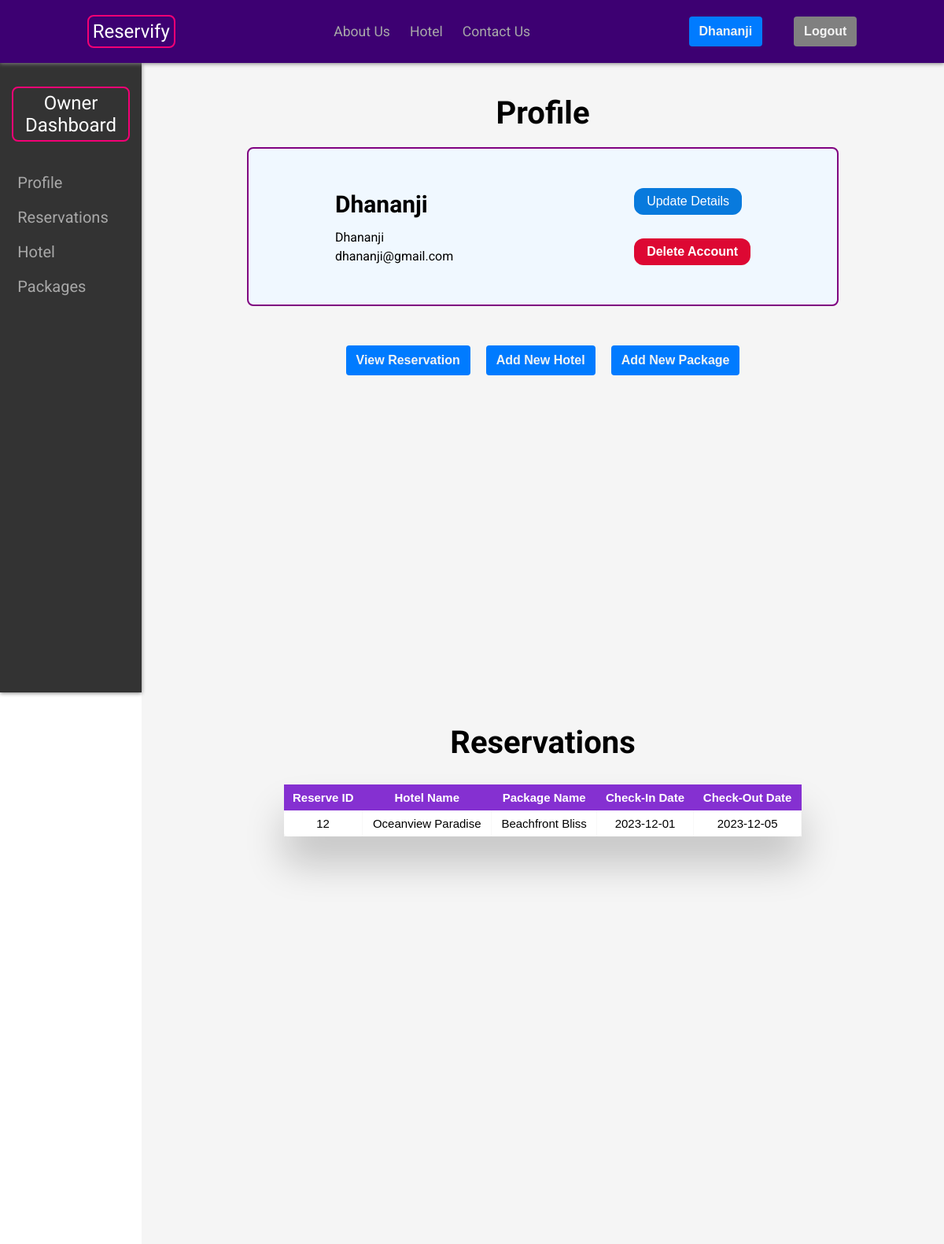
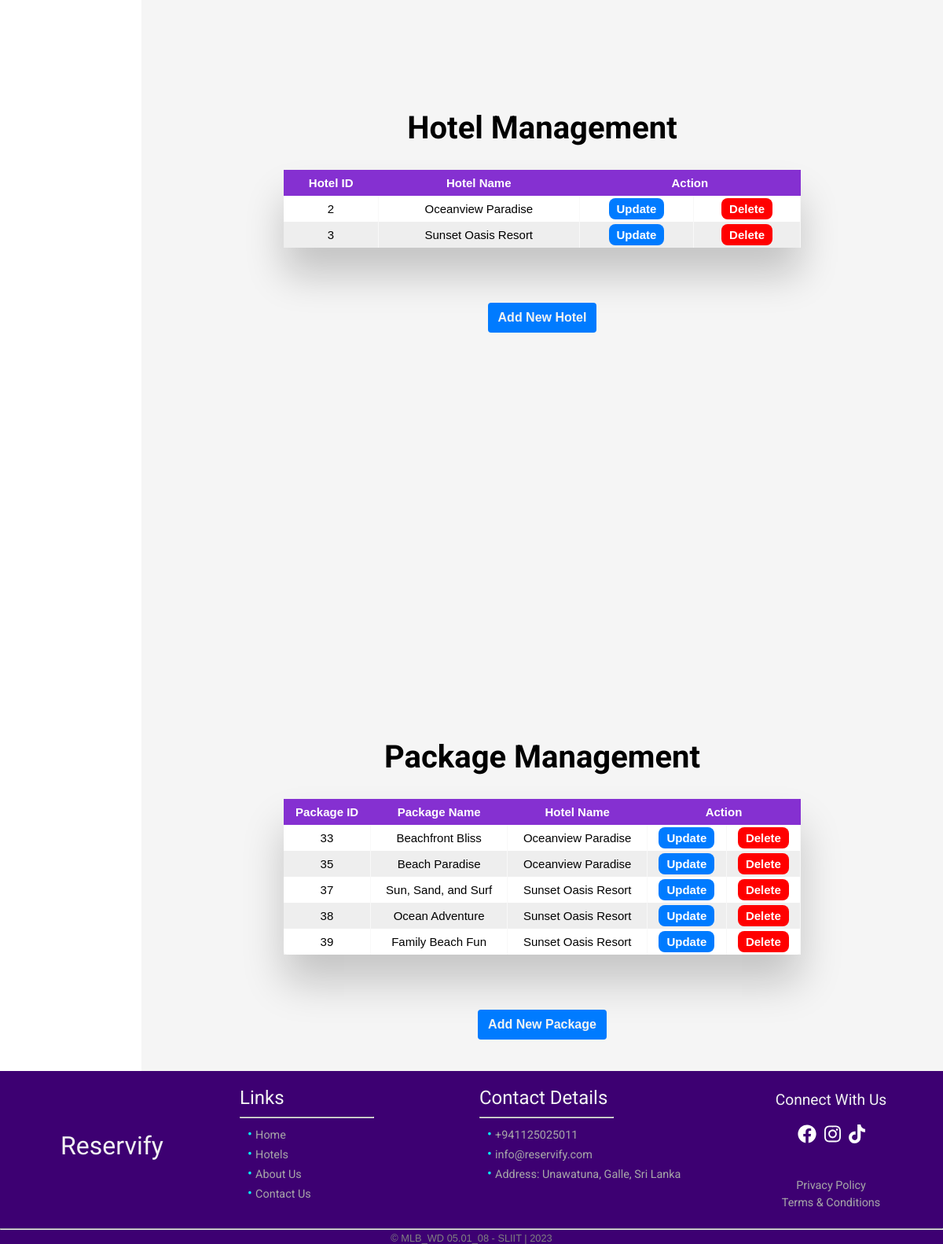
The page /ownerDashboard.php (signed in) on the database its author committed (2 pictures, top to bottom).
### tables this page shows
CREATE TABLE `reserve` (
  `reserve_id` int(11) NOT NULL,
  `checkin_date` date NOT NULL,
  `checkout_date` date NOT NULL,
  `special_requirements` text DEFAULT 'No',
  `user_id` int(11) NOT NULL,
  `hotel_id` int(11) NOT NULL,
  `package_id` int(11) NOT NULL
);

CREATE TABLE `hotel` (
  `hotel_id` int(11) NOT NULL,
  `hotel_name` varchar(100) NOT NULL,
  `description` text NOT NULL,
  `image` varchar(255) DEFAULT 'default.jpg',
  `owner_id` int(11) NOT NULL
);

CREATE TABLE `package` (
  `package_id` int(11) NOT NULL,
  `package_name` varchar(100) NOT NULL,
  `price` decimal(10,2) NOT NULL,
  `hotel_id` int(11) NOT NULL,
  `image` varchar(100) DEFAULT 'null.jpeg'
);

### ownerDashboard.php (the view, shortened to what this page needs)
<?php
if (!isset($_SESSION['owner_id'])) {
    echo "<script>
        alert('You must login as a Hotel owner to access this page.');
        window.location.href='./login.php';
        </script>";
} else {
    $owner_id = $_SESSION['owner_id'];
    $username = $_SESSION['ownername'];
    $name = $_SESSION['name'];
    $email = $_SESSION['email'];
}
?>
<!DOCTYPE html>
<html lang="en">
<head>
    <link rel="stylesheet" href="css/ownerDashboard.css">
    <link rel="stylesheet" href="css/reset.css">
    <link rel="stylesheet" href="css/table.css">
</head>
<?php include "./partials/header.php" ?>
<body>
    <div class="dashboard">
        <div class="sideBar">
            <h1 class="site-logo"><a href="./ownerDashboard.php">Owner <br> Dashboard</a></h1>
            <ul>
                <li><a href="#profile">Profile</a></li>
                <li><a href="#reservations">Reservations</a></li>
                <li><a href="#hotel">Hotel</a></li>
                <li><a href="#packages">Packages</a></li>
            </ul>
        </div>
        <div class="content">
            <section id="profile">
                <span class="title">
                    <h1> Profile </h1>
                </span>
                <div class="details">
                    <div class="userdetails">
                        <?php
                        echo '<h2>' . "$name" . '</h2>';
                        echo '<p class="title">' . "$username" . '</p>';
                        echo '<p>' . "$email" . '</p>';
                        ?>
                    </div>
                    <div class="button">
                        <p><a class="update-btn" href="./ownerUpdate.php">Update Details</a></p>
                        <?php echo '<p><a class="delete-btn" href="./delete.php?oownerid=' . $owner_id . '">Delete Account</a></p>'; ?>
                    </div>
                </div>
                <div class="pbtn">
                    <a href="#reservations"><button type="button">View Reservation</button></a>
                    <a href="./addhotel.php"><button type="button">Add New Hotel</button></a>
                    <a href="./addPackage.php"><button type="button">Add New Package</button></a>
                </div>
            </section>
            <section id="reservations">
                <h1>Reservations</h1>
                <div class="table-main">
                    <div class="table-wrapper">
                        <table class="table">
                            <thead>
                                <tr>
                                    <th>Reserve ID</th>
                                    <th>Hotel Name</th>
                                    <th>Package Name</th>
                                    <th>Check-In Date</th>
                                    <th>Check-Out Date</th>
                                </tr>
                            </thead>
                            <tbody>
                                <?php
                                require_once './conn.php';
                                $query = "SELECT r.reserve_id, h.hotel_name AS reserved_hotel, p.package_name AS reserved_package, r.checkin_date, r.checkout_date
                                    FROM reserve r
                                    JOIN hotel h ON r.hotel_id = h.hotel_id
                                    JOIN package p ON r.package_id = p.package_id
                                    WHERE h.owner_id = '$owner_id'";
                                $result = mysqli_query($conn, $query);
                                if ($result) {
                                    while ($row = mysqli_fetch_assoc($result)) {
                                        $id = $row['reserve_id'];
                                        $hotelName = $row['reserved_hotel'];
                                        $packageName = $row['reserved_package'];
                                        $checkindate = $row['checkin_date'];
                                        $checkoutdate = $row['checkout_date'];
                                        echo '<tr>';
                                        echo '<td>' . $id . '</td>';
                                        echo '<td>' . $hotelName . '</td>';
                                        echo '<td>' . $packageName . '</td>';
                                        echo '<td>' . $checkindate . '</td>';
                                        echo '<td>' . $checkoutdate . '</td>';
                                        echo '</tr>';
                                    }
                                } else {
                                    echo '<tr><td colspan="6">No reservations yet.</td></tr>';
                                }
                                ?>
                            </tbody>
                        </table>
                    </div>
                </div>
            </section>
            <section id="hotel">
                <h1>Hotel Management</h1>
                <div class="table-main">
                    <div class="table-wrapper">
                        <table class="table">
                            <thead>
                                <tr>
                                    <th>Hotel ID</th>
                                    <th>Hotel Name</th>
                                    <th colspan="2">Action</th>
                                </tr>
                            </thead>
                            <tbody>
                                <?php
                                require_once './conn.php';
                                $query = "SELECT hotel_id, hotel_name FROM hotel WHERE owner_id = '$owner_id'";
                                $result = mysqli_query($conn, $query);
                                if ($result) {
                                    while ($row = mysqli_fetch_assoc($result)) {
                                        $id = $row['hotel_id'];
                                        $hotelName = $row['hotel_name'];
                                        echo '<tr>';
                                        echo '<td>' . $id . '</td>';
                                        echo '<td>' . $hotelName . '</td>';
                                        echo '<td><a href="updateHotel.php?hotelid=' . $id . '" class="edit-btn">Update</a></td>';
                                        echo '<td><a href="delete.php?hotelid=' . $id . '" class="delete-btn">Delete</a></td>';
                                        echo '</tr>';
                                    }
                                } else {
                                    echo '<tr><td colspan="3">No hotels found.</td></tr>';
                                }
                                ?>
                            </tbody>
                        </table>
                    </div>
                    <?php echo '<a href="./addhotel.php"><button type="button">Add New Hotel</button></a>'; ?>
                </div>
            </section>
            <section id="packages">
                <h1>Package Management</h1>
                <div class="table-main">
                    <div class="table-wrapper">
                        <table class="table">
                            <thead>
                                <tr>
                                    <th>Package ID</th>
                                    <th>Package Name</th>
                                    <th>Hotel Name</th>
                                    <th colspan="2
                                    ">Action</th>
                                </tr>
                            </thead>
                            <tbody>
                                <?php
                                require_once './conn.php';
                                $query = "SELECT p.package_id, p.package_name, h.hotel_name\n"
                                    . "FROM package p\n"
                                    . "JOIN hotel h ON p.hotel_id = h.hotel_id\n"
                                    . "WHERE h.owner_id = '$owner_id';";
                                $result = mysqli_query($conn, $query);
                                if ($result) {
                                    while ($row = mysqli_fetch_assoc($result)) {
                                        $id = $row['package_id'];
                                        $packageName = $row['package_name'];
                                        $hotelName = $row['hotel_name'];
                                        echo '<tr>';
                                        echo '<td>' . $id . '</td>';
                                        echo '<td>' . $packageName . '</td>';
                                        echo '<td>' . $hotelName . '</td>';
                                        echo '<td><a href="updatePackage.php?packageid=' . $id . '" class="edit-btn">Update</a></td>';
                                        echo '<td><a href="delete.php?pkgid=' . $id . '" class="delete-btn">Delete</a></td>';
                                        echo '</tr>';
                                    }
                                } else {
                                    echo '<tr><td colspan="3">No packages available.</td></tr>';
                                }
                                ?>
                            </tbody>
                        </table>
                    </div>
                    <?php echo '<a href="./addPackage.php"><button type="button">Add New Package</button></a>'; ?>
                </div>
            </section>
        </div>
    </div>
</body>
<?php include "./partials/footer.php" ?>
</html>

### css/ownerDashboard.css (style rules this page uses)
.sideBar { background-color: #333; color: #fff; display: flex; width: 15vw; min-height: 100vh; height: auto; flex-direction: column; justify-content: flex-start; align-items: center; padding: 10px 20px; padding-top: 30px; position: fixed; box-shadow: 0 1px 5px grey; gap: 10px; }
.sideBar a { color: #fff; text-decoration: none; margin: 0 10px; }
.dashboard .sideBar .site-logo { display: flex; font-size: 30px; padding-bottom: 30px; text-decoration: none; background-color: transparent; font-size: 1.5em; font-family: 'Ubuntu', sans-serif; font-weight: normal; text-align: center; border: 2px rgb(243, 0, 117) solid; padding: 5px; border-radius: .5rem; margin-bottom: 30px; }
.content { margin-left: 15vw; padding: 20px; font-size: 16px; background-color: #f5f5f5; }
#profile, #hotel, #reservations { min-height: 100vh; height: auto; }
.sideBar ul { display: flex; flex-direction: column; gap: 20px; margin-right: 20px; font-size: 20px; list-style: none; }
.sideBar li a { text-decoration: none; color: #a8a8a8; transition: all 0.3s ease; font-family: 'Roboto', sans-serif; }
section { display: flex; padding: 20px; flex-direction: column; }
section h1 { font-size: 40px; font-family: 'Roboto', sans-serif; padding-bottom: 20px; text-align: center; }
.table-main button { display: inline-block; font-weight: bold; color: var(--white); text-align: center; border: 1px solid transparent; padding: .375rem .75rem; font-size: 1rem; line-height: 1.5; border-radius: .25rem; background-color: #007bff; transition: background-color 0.3s ease, transform 0.3s ease; }
#profile { display: flex; flex-direction: column; align-items: center; justify-content: flex-start; padding-top: 20px; height: 100%; }
#profile .details { display: flex; background-color: aliceblue; align-items: center; justify-content: space-around; padding: 20px; gap: 50px; height: 100%; width: 80%; border: purple solid 2px; border-radius: 8px; }
.userdetails { display: flex; padding: 30px; gap: 5px; flex-direction: column; justify-content: center; }
.userdetails h2 { font-family: 'Ubuntu', Arial, Helvetica, sans-serif; font-size: 30px; padding-bottom: 10px; }
.userdetails p { font-family: 'Roboto'; }
.button { padding: 30px; display: flex; flex-direction: column; justify-content: center; gap: 30px; }
.button button, .button a { color: #fff; border: none; padding: 8px 16px; text-align: center; text-decoration: none; display: inline-block; cursor: pointer; border-radius: 12px; font-family: Arial, Helvetica, sans-serif; }
.button .update-btn { background-color: #087add; }
.button .delete-btn { background-color: #dd0833; }
.pbtn { display: flex; align-items: center; gap: 20px; padding-top: 50px; }
.pbtn button { display: inline-block; font-weight: bold; color: var(--white); text-align: center; border: 1px solid transparent; padding: .375rem .75rem; font-size: 1rem; line-height: 1.5; border-radius: .25rem; background-color: #007bff; transition: background-color 0.3s ease, transform 0.3s ease; }

### css/table.css (style rules this page uses)
.table-main { display: flex; flex-direction: column; height: auto; align-items: center; justify-content: center; }
.table-wrapper { width: 70%; display: flex; align-items: center; justify-content: center ; margin: 10px 70px 70px; box-shadow: 0px 35px 50px rgba( 0, 0, 0, 0.2 ); overflow: auto; }
.table { border-radius: 5px; font-size: 12px; font-weight: normal; border: none; border-collapse: collapse; width: 100%; max-width: 100%; white-space: nowrap; background-color: white; }
.table td, .table th { text-align: center; padding: 8px; }
.table td { border-right: 1px solid #f8f8f8; font-family: Arial, Helvetica, sans-serif; font-size: 15px; }
.table thead th { color: #ffffff; background: #8530d1; font-size: 15px; font-family: Arial, Helvetica, sans-serif; }
tr:nth-child(even) { background: #EEE; }
.edit-btn { padding: 5px 10px; text-decoration: none; border-radius: 8px; font-weight: bold; background-color: #007bff; color: #fff; }
.delete-btn { padding: 5px 10px; text-decoration: none; border-radius: 8px; font-weight: bold; background-color: #FF0000; color: #fff; }

### css/header.css (style rules this page uses)
:root { --black: #191919; --white: #f3f3f3; --bg-color: #3D0072; }
html { scroll-behavior: smooth; scroll-padding-top: 70px; }
.site-logo { text-decoration: none; background-color: transparent; font-size: 1.5em; font-family: 'Ubuntu', sans-serif; font-weight: normal; border: 2px rgb(243, 0, 117) solid; padding: 5px; border-radius: .5rem; }
.site-logo a { text-decoration: none; color: #fff; }

### rows shown on the page
reserve: reserve_id "12", hotel.hotel_name "Oceanview Paradise", package.package_name "Beachfront Bliss", checkin_date "2023-12-01", checkout_date "2023-12-05"
hotel: hotel_id "2", hotel_name "Oceanview Paradise"
hotel: hotel_id "3", hotel_name "Sunset Oasis Resort"
package: package "33", package_name "Beachfront Bliss", hotel.hotel_name "Oceanview Paradise"
package: package "35", package_name "Beach Paradise", hotel.hotel_name "Oceanview Paradise"
package: package "37", package_name "Sun, Sand, and Surf", hotel.hotel_name "Sunset Oasis Resort"
package: package "38", package_name "Ocean Adventure", hotel.hotel_name "Sunset Oasis Resort"
package: package "39", package_name "Family Beach Fun", hotel.hotel_name "Sunset Oasis Resort"

### other values the page prints
$_SESSION['name'] "Dhananji"
$name "Dhananji"
$username "Dhananji"
$email "dhananji@gmail.com"
